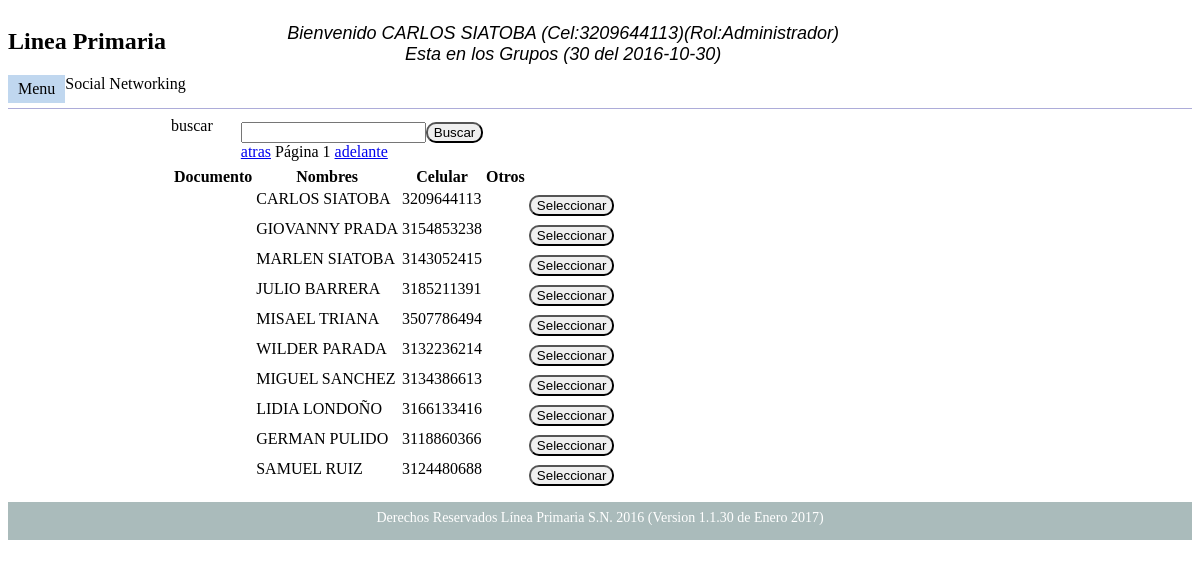
The app's page /controlador/principal/principal.php?nav=afiliado/cambiar (signed in) with its own data.
### tables this page shows
CREATE TABLE IF NOT EXISTS `Afiliados` (
  `afs_llave` int(11) NOT NULL AUTO_INCREMENT,
  `afs_nombres` varchar(100) NOT NULL,
  `afs_apellidos` varchar(30) DEFAULT NULL,
  `afs_celular` varchar(12) NOT NULL,
  `afs_otros` varchar(12) DEFAULT NULL,
  `afs_documento` varchar(12) DEFAULT NULL,
  `afs_estado` varchar(1) NOT NULL,
  PRIMARY KEY (`afs_llave`)
);

CREATE TABLE IF NOT EXISTS `Roles` (
  `nro_llave` int(11) NOT NULL AUTO_INCREMENT,
  `cro_nombre` varchar(100) NOT NULL,
  PRIMARY KEY (`nro_llave`)
);

CREATE TABLE IF NOT EXISTS `Grupo` (
  `ngr_llave` int(11) NOT NULL AUTO_INCREMENT,
  `ngr_afiliado` int(11) NOT NULL,
  `dgr_ingreso` date NOT NULL,
  `dgr_primero` date NOT NULL,
  `dgr_segundo` date NOT NULL,
  `dgr_tercero` date NOT NULL,
  `ngr_grupo` int(11) NOT NULL,
  PRIMARY KEY (`ngr_llave`),
  KEY `ngr_afiliado` (`ngr_afiliado`)
);

### lib/utils/utils.php (called while the page is built, shortened)
<?php
function requireAVariable($pathFile,$valor){
  $var = require $pathFile;
  $v2 = ob_get_clean();
  return $v2;
}
?>

### controlador/afiliado/cambiar.php (called while the page is built, shortened)
<?php include_once '../../lib/interface/bean/iBean.php';
class CambiarAfiliadoPagina implements iBean{
	var $enlace;
	var $afiliado;
	var $grupo;
	var $buscar;
	function control(){
		$afiliados = array();
		$this->enlace = (new Conexion())->connect();
	}
	function paginar(){
		$mov = $_REQUEST['mv'];
		$this->page = ($_SESSION['page']);
 		if($this->page >= 0){
			if($mov == "1"){
				$this->page = $this->page + 1;
			}else
				if($mov == "0"){
					if($this->page > 0){
						$this->page = $this->page - 1;
					}
				}else{
					$this->page = 0;
				}
  		}else{
				$this->page = 0;
			}
		$limit = " LIMIT ".($this->page*10)." , 10";
		return $limit;
	}
	function loadBusqueda(){
			$afiliado = new Afiliados();
			$afiliado->setBuscar("%".$this->buscar."%");
			$sql = $afiliado->select().(empty($this->buscar)?"":$afiliado->where()).$this->paginar();
			$result = $this->enlace->query($sql);
			if($result != null){
				while($row = $result->fetch_array()){
					$temp = new Afiliados();
					$temp->setRow($row);
					$afiliados[] = $temp;
				}
			}
			$this->afiliado = $afiliados;
	}
	function validarBuscar(){
		$this->buscar = $_REQUEST['buscar'];
		return false;
	}
	function pantalla(){
		$send = serialize($this->afiliado);
		if(empty($this->grupo)){
			return requireAVariable("../../vista/afiliados/cambiar.php",$send);
		}else{
			return $this->grupo;
		}
	}
}
$page = new CambiarAfiliadoPagina();
?>

### controlador/conexion/conexion.php (called while the page is built, shortened)
<?php
class Conexion{
var $user = "lineaprimaria";
var $pass = "LineaPrimaria2016";
var $BD = "lineaprimaria";
var $server = "localhost";
var $link = null;
function connect(){
  if($this->link == null){
    $this->link = new mysqli($this->server,$this->user,$this->pass,$this->BD);
   $this->link->set_charset("UTF-8");
   mysqli_set_charset($this->link,"UTF-8");
  }
return $this;
 }
 function query($query){
	$result =  $this->link->query($query);
	return $result;
	}
}
?>

### dto/Afiliados.php (called while the page is built, shortened)
<?php
class Afiliados extends DTO {
	var $nombres;
	var $celular;
	var $oWhatsapp;
	function setRow($row) {
		if (count ( $row ) > 0) {
			$this->nombres = $row ['afs_nombres'];
			$this->celular = $row ['afs_celular'];
		}
	}
	function setOWhatsapp($in){
		$this->oWhatsapp = $in;
	}
	function getOWhatsapp(){
		return $this->oWhatsapp;
	}
	function getNombres() {
	 return $this->nombres;
	}
	function getCelular() {
		return $this->celular;
	}
}
?>

### dto/Grupo.php (called while the page is built, shortened)
<?php
class Grupo extends DTO{
	var $oAfiliado;
	function setOAfiliado($in){
		$this->oAfiliado = $in;
	}
	function getOAfiliado(){
		return $this->oAfiliado;
	}
}
?>

### dto/Roles.php (called while the page is built, shortened)
<?php
class Roles extends DTO{
	var $nombre;
	function setRow($row) {
 			$this->nombre = $row ['cro_nombre'];
	}
	function getNombre() {
		return $this->nombre;
	}
}
?>

### vista/afiliados/cambiar.php (the view, shortened to what this page needs)
<?php
$valor = unserialize($valor);
?>
<div>
	<table>
		<tr>
			<td>buscar</td>
			<td>
				<form action="./principal.php?nav=afiliado/cambiar" method="post">
					<input type="search" name="buscar" value="<?php echo $_SESSION['buscar'] ; ?>"/><button>Buscar</button><br/>
					<a href="./principal.php?nav=afiliado/cambiar&mv=0">atras</a> P&aacute;gina <?php echo 1+intval($_SESSION['page']);?> <a href="./principal.php?nav=afiliado/cambiar&mv=1">adelante</a>
				</form>
			</td>
		</tr>
		<tr>
			<td colspan="2">
				<table>
					<tr>
						<th>Documento</th>
						<th>Nombres</th>
						<th>Celular</th>
						<th>Otros</th>
						<th></th>
					</tr>
					<?php
					if(count($valor)>0){
						foreach ($valor as $afiliado) {?>
					<form action="./principal.php?nav=afiliado/cambiar"  method="post">
						<tr>
							<td><?php echo $afiliado->getDocumento(); ?></td>
							<td><?php echo $afiliado->getNombres()." ".$afiliado->getApellidos(); ?></td>
							<td><?php echo $afiliado->getCelular(); ?></td>
							<td><?php echo $afiliado->getOtros(); ?></td>
							<td><button>Seleccionar</button></td>
						</tr>
					</form>
					<?php } }else{?>
						<tr>
						<td colspan="5">No se encontró Información</td>
						</tr>
						<?php } ?>
				</table>
			</td>
		</tr>
	</table>
</div>

### controlador/principal/principal.php (shortened to what this page needs)
<?php
require "../conexion/conexion.php";
require "../../dto/Afiliados.php";
require "../../dto/Grupo.php";
require "../../dto/Permisos.php";
require "../../dto/Roles.php";
require "../../dto/Login.php";
require "../../lib/utils/utils.php";
class Principal {
	var $afiliado;
	var $grupo;
	var $usuario;
	var $rol;
	var $enlace;
	var $body;
	var $head;
	function control() {
		$this->enlace = (new Conexion ())->connect ();
		$this->loadInfo ();
		$end = $_REQUEST ['end'];
		$navegar = $_REQUEST ['nav'];
		if ($end != null && $end == 1) {
			$login = new LogIn2();
			$login->setId($_SESSION['idSession']);
			if($login->getId() == null){
				$login->setUsuario($this->usuario->getUsuario());
			}
			$this->enlace->update($login);
			$_SESSION ['idSession'] = null;
			$_SESSION ['idAfiliado'] = null;
			$_SESSION ['afiliado'] = null;
			$_SESSION ['grupo'] = null;
			$_SESSION ['usuario'] = null;
			$_SESSION ['permisos'] = null;
			$_SESSION ['rol'] = null;
			$_SESSION ['menu'] = null;
			unset ( $_SESSION ['idAfiliado'] );
			unset ( $_SESSION ['idSession'] );
			unset ( $_SESSION ['afiliado'] );
			unset ( $_SESSION ['grupo'] );
			unset ( $_SESSION ['usuario'] );
			unset ( $_SESSION ['permisos'] );
			unset ( $_SESSION ['rol'] );
			unset ( $_SESSION ['menu'] );
			require "../conexion/session.php";
			return;
		} else if ($navegar != null) {
			if ($page != null) {
				if ($page instanceof iBean) {
					$page->control ();
					$this->body = $page->pantalla ();
				}
			}
		}
		$this->head = $this->headLoad ();
		$this->pantalla ();
	}
	function headLoad() {
		$vari = "";
		if ($this->grupo != null) {
			$n = count ( $this->grupo );
			if ($this->grupo [0] instanceof Grupo) {
				if ($this->grupo [0]->getOAfiliado () != null) {
					if ($this->grupo [0]->getOAfiliado () instanceof Afiliados) {
						$vari = $vari . "Bienvenido " . $this->grupo [0]->getOAfiliado ()->nombres . " " . $this->grupo [0]->getOAfiliado ()->apellidos ." (Cel:".$this->grupo[0]->getOAfiliado()->celular.")"."(Rol:".$this->rol->getNombre().")"."<br/>";
					}
				}
			}
			$vari = $vari . "Esta en los Grupos ";
			for($i = 0; $i < $n; $i ++) {
				if ($this->grupo [$i] instanceof Grupo) {
					$vari = $vari . "(" . ($this->grupo[$i]->getOAfiliado()->getOWhatsapp() instanceof WhatsappGrupos ?$this->grupo [$i]->getOAfiliado ()->getOWhatsapp()-> getNombre():$this->grupo[$i]->getNumeroGrupo()). " del " . $this->grupo [$i]->getFechaIngreso () . ")";
				}
			}
		}
		return $vari;
	}
	function loadInfo() {
		$this->loadAfiliado ();
		$this->loadGrupo ();
		$this->loadUsuario ();
		$this->loadRol ();
		$this->loadReferidos ();
	}
	function loadAfiliado() {
		if ($this->afiliado == null) {
			$this->afiliado = new Afiliados ();
			$this->afiliado->setId ( $_SESSION ['idAfiliado'] );
			if ($this->afiliado->getId () != null) {
				$sql = $this->afiliado->select () . $this->afiliado->where ();
				$result = $this->enlace->query ( $sql );
				if ($row = $result->fetch_array ()) {
					$this->afiliado->setRow ( $row );
				}
			}
		}
	}
	function loadUsuario() {
		if ($this->usuario == null) {
			$this->usuario = new Usuarios ();
			$this->usuario->setAfiliado ( $this->afiliado->getId () );
			$sql = $this->usuario->select () . $this->usuario->where ();
			$result = $this->enlace->query ( $sql );
			if ($result != null) {
				if ($row = $result->fetch_array ()) {
					$this->usuario->setRow ( $row );
				}
			}
		}
	}
	function loadRol() {
		if ($this->rol == null) {
			$this->rol = new Roles ();
			$this->rol->setId ( $this->usuario->getRol () );
			$sql = $this->rol->select () . $this->rol->where ();
			$result = $this->enlace->query ( $sql );
			if ($result != null) {
				if ($row = $result->fetch_array()) {
					$this->rol->setRow ( $row );
				}
			}
		}
	}
	function loadGrupo() {
		if ($this->grupo == null) {
			$this->grupo = new Grupo ();
			$this->grupo->setAfiliado ( $this->afiliado->getId () );
			$sql = $this->grupo->select () . $this->grupo->where ();
			$result = $this->enlace->query ( $sql );
			$grupo = array ();
			if ($result != null) {
				while ( $row = $result->fetch_array () ) {
					$temp = new Grupo ();
					$temp->setRow ( $row );
					$copiAfiliado = $this->afiliado;
					$copiAfiliado->setOWhatsapp($this->loadGrupoWhatsapp($temp->getId()));
					$temp->setOAfiliado ( $copiAfiliado );
					$temp->setOPadre ( $this->loadPadre ( $temp->getId () ) );
					$grupo [] = $temp;
				}
			}
			if (count ( $grupo ) > 0) {
				$this->grupo = $grupo;
			}
		}
	}
	function loadGrupoWhatsapp($id){
		return null;
	}
	function loadPadre($id) {
		return null;
	}
	function loadReferidos() {
		if ($this->grupo != null) {
			$n = count ( $this->grupo );
			for($i = 0; $i < $n; $i ++) {
				$ref = new Referidos ();
				$ref->setAfiliado ( $this->grupo [$i]->id );
				$sql = $ref->select () . $ref->where ();
				$result = $this->enlace->query ( $sql );
				if ($result != null) {
					$int = 0;
					while ( $row = $result->fetch_array () ) {
						if ($int == 0) {
							$grupo2 = ($this->grupo [$i]);
							$grupo2->setOReferido1 ( $this->obtenerReferido ( $row ) );
						}
						if ($int == 1) {
							$grupo2 = ($this->grupo [$i]);
							$grupo2->setOReferido2 ( $this->obtenerReferido ( $row ) );
						}
						$int ++;
					}
				}
			}
		}
	}
	function obtenerReferido($row) {
		$referido = new Referidos ();
		$referido->setRow ( $row );
		$grupo = new Grupo ();
		$grupo->setId ( $referido->getReferido () );
		$sql = $grupo->select () . $grupo->where ();
		$result = $this->enlace->query ( $sql );
		if ($result != null) {
			if ($row = $result->fetch_Array ()) {
				$grupo->setRow ( $row );
				$afiliado = new Afiliados ();
				$afiliado->setId ( $grupo->getAfiliado () );
				$sql = $afiliado->select () . $afiliado->where ();
				$result = $this->enlace->query ( $sql );
				if ($result != null) {
					if ($row = $result->fetch_array ()) {
						$afiliado->setRow ( $row );
						$grupo->setOAfiliado ( $afiliado );
						$referido2 = new Referidos ();
						$referido2->setAfiliado ( $grupo->getId () );
						$sql = $referido2->select () . $referido2->where ();
						$result = $this->enlace->query ( $sql );
						if ($result != null) {
							$int = 0;
							while ( $row = $result->fetch_array () ) {
								if ($int == 0) {
									$grupo->setOReferido1 ( $this->obtenerReferido ( $row ) );
								}
								if ($int == 1) {
									$grupo->setOReferido2 ( $this->obtenerReferido ( $row ) );
								}
								$int ++;
							}
						}
						return $grupo;
					}
				}
			}
		}
		return null;
	}
	function pantalla() {
		$head = $this->head;
		$body = $this->body;
		require "../../vista/principal/principal.php";
	}
}
(new Principal ())->control ();
?>

### vista/principal/principal.php (shortened to what this page needs)
<!DOCTYPE html PUBLIC "-//W3C//DTD HTML 4.01 Transitional//EN" "http://www.w3.org/TR/html4/loose.dtd">
<html>
	<head>
	<link rel="stylesheet" type="text/css" href="../../vista/css/pagina.css"/>
</head>
<body>
<header>
	<div class="contenedor">
		<div >
			<h2>Linea Primaria</h2> Social Networking
		<div class="menu-btn" onclick="mostrarMenu()">Menu</div>
		</div>
		<div class="nombre">
			<?php
				echo $head;
			?>
		</div>
	</div>
</header>
<section>
<?php echo $body; ?>
</section>
<footer>
 Derechos Reservados L&iacute;nea Primaria S.N. 2016 (Version 1.1.30 de Enero 2017)
</footer>
</body>
</html>

### vista/css/pagina.css (style rules this page uses)
.nombre { width: 60%; float: left; height: 80px; text-align: center; margin-top: 15px; font-size: 18px; font-family: sans-serif; font-style: oblique; }
header>div>div { width:200px; }
div>div { float:left; }
.contenedor { height: 100px; }
footer { text-align: center; height: 30px; background-color: #ABB; MARGIN-top: 10px; font-size: 14px; padding-top: 8px; color:white; }
section { min-height: 100px; margin-left:160px; }
header { border-bottom-style: solid; border-bottom-width: 1px; margin-bottom: 5px; border-color: #ADACD9; }
td { vertical-align: top }
button { border-radius: 10px; margin-top:5px }
.menu-btn { cursor:pointer; padding-left:10px; padding-right:10px; padding-top:5px; padding-bottom:5px; background-color:#c0d7ef; }

### records on screen
afiliados: afs_nombres "CARLOS SIATOBA", afs_celular "3209644113"
roles: cro_nombre "Administrador"
grupo: head "Esta en los Grupos (30 del 2016-10-30)"
afiliados: afs_nombres "GIOVANNY PRADA", afs_celular "3154853238"
afiliados: afs_nombres "MARLEN SIATOBA", afs_celular "3143052415"
afiliados: afs_nombres "JULIO BARRERA", afs_celular "3185211391"
afiliados: afs_nombres "MISAEL TRIANA", afs_celular "3507786494"
afiliados: afs_nombres "WILDER PARADA", afs_celular "3132236214"
afiliados: afs_nombres "MIGUEL SANCHEZ", afs_celular "3134386613"
afiliados: afs_nombres "LIDIA LONDOÑO", afs_celular "3166133416"
afiliados: afs_nombres "GERMAN PULIDO", afs_celular "3118860366"
afiliados: afs_nombres "SAMUEL RUIZ", afs_celular "3124480688"

### other values on screen
1+intval($_SESSION['page']) "1"
